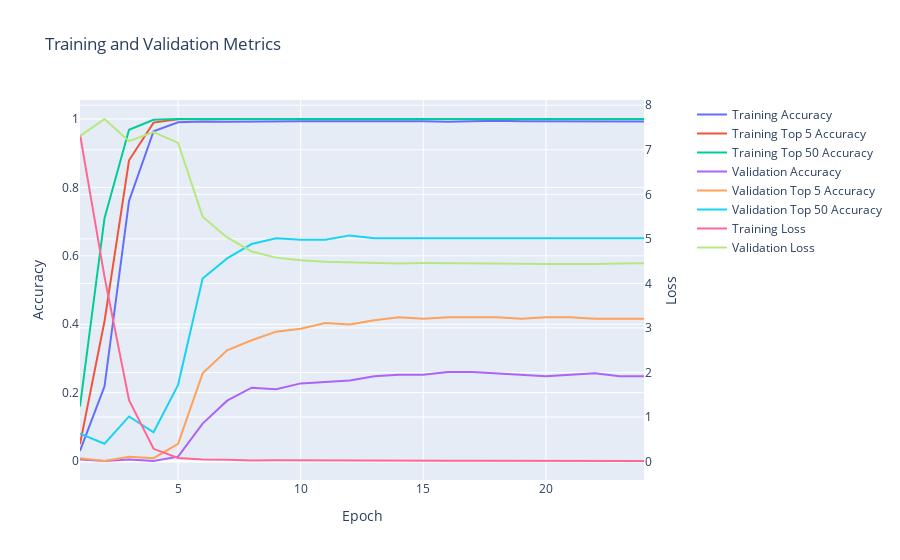

Notebook cell for this chart:
### Code cell
arcface_similarity_model.display_training_history()

### Figure 1 — Plotly figure (JSON) as saved in the notebook; plotly's stock layout.template omitted (floating-point values rounded to 4 significant figures)
{"data": [{"mode": "lines", "name": "Training Accuracy", "type": "scatter", "x": [1, 2, 3, 4, 5, 6, 7, 8, 9, 10, 11, 12, 13, 14, 15, 16, 17, 18, 19, 20, 21, 22, 23, 24], "xaxis": "x", "y": [0.02941, 0.2185, 0.7605, 0.9643, 0.9905, 0.9926, 0.9916, 0.9926, 0.9947, 0.9937, 0.9937, 0.9937, 0.9926, 0.9947, 0.9937, 0.9916, 0.9937, 0.9947, 0.9937, 0.9937, 0.9926, 0.9947, 0.9937, 0.9926, 0.9916], "yaxis": "y"}, {"mode": "lines", "name": "Training Top 5 Accuracy", "type": "scatter", "x": [1, 2, 3, 4, 5, 6, 7, 8, 9, 10, 11, 12, 13, 14, 15, 16, 17, 18, 19, 20, 21, 22, 23, 24], "xaxis": "x", "y": [0.04937, 0.4086, 0.8792, 0.9895, 0.9989, 1.0, 1.0, 1.0, 1.0, 1.0, 1.0, 1.0, 1.0, 1.0, 1.0, 1.0, 1.0, 1.0, 1.0, 1.0, 1.0, 1.0, 1.0, 1.0, 1.0], "yaxis": "y"}, {"mode": "lines", "name": "Training Top 50 Accuracy", "type": "scatter", "x": [1, 2, 3, 4, 5, 6, 7, 8, 9, 10, 11, 12, 13, 14, 15, 16, 17, 18, 19, 20, 21, 22, 23, 24], "xaxis": "x", "y": [0.1597, 0.7101, 0.9685, 0.9979, 1.0, 1.0, 1.0, 1.0, 1.0, 1.0, 1.0, 1.0, 1.0, 1.0, 1.0, 1.0, 1.0, 1.0, 1.0, 1.0, 1.0, 1.0, 1.0, 1.0, 1.0], "yaxis": "y"}, {"mode": "lines", "name": "Validation Accuracy", "type": "scatter", "x": [1, 2, 3, 4, 5, 6, 7, 8, 9, 10, 11, 12, 13, 14, 15, 16, 17, 18, 19, 20, 21, 22, 23, 24], "xaxis": "x", "y": [0.004202, 0.0, 0.004202, 0.0, 0.01261, 0.1092, 0.1765, 0.2143, 0.2101, 0.2269, 0.2311, 0.2353, 0.2479, 0.2521, 0.2521, 0.2605, 0.2605, 0.2563, 0.2521, 0.2479, 0.2521, 0.2563, 0.2479, 0.2479, 0.2479], "yaxis": "y"}, {"mode": "lines", "name": "Validation Top 5 Accuracy", "type": "scatter", "x": [1, 2, 3, 4, 5, 6, 7, 8, 9, 10, 11, 12, 13, 14, 15, 16, 17, 18, 19, 20, 21, 22, 23, 24], "xaxis": "x", "y": [0.008403, 0.0, 0.01261, 0.008403, 0.05042, 0.2563, 0.3235, 0.3529, 0.3782, 0.3866, 0.4034, 0.3992, 0.4118, 0.4202, 0.416, 0.4202, 0.4202, 0.4202, 0.416, 0.4202, 0.4202, 0.416, 0.416, 0.416, 0.416], "yaxis": "y"}, {"mode": "lines", "name": "Validation Top 50 Accuracy", "type": "scatter", "x": [1, 2, 3, 4, 5, 6, 7, 8, 9, 10, 11, 12, 13, 14, 15, 16, 17, 18, 19, 20, 21, 22, 23, 24], "xaxis": "x", "y": [0.07983, 0.05042, 0.1303, 0.08403, 0.2227, 0.5336, 0.5924, 0.6345, 0.6513, 0.6471, 0.6471, 0.6597, 0.6513, 0.6513, 0.6513, 0.6513, 0.6513, 0.6513, 0.6513, 0.6513, 0.6513, 0.6513, 0.6513, 0.6513, 0.6471], "yaxis": "y"}, {"mode": "lines", "name": "Training Loss", "type": "scatter", "x": [1, 2, 3, 4, 5, 6, 7, 8, 9, 10, 11, 12, 13, 14, 15, 16, 17, 18, 19, 20, 21, 22, 23, 24], "xaxis": "x", "y": [7.346, 4.145, 1.378, 0.2851, 0.07874, 0.04355, 0.04062, 0.02484, 0.02772, 0.02384, 0.0233, 0.01535, 0.02065, 0.01733, 0.01967, 0.01509, 0.01636, 0.01382, 0.01525, 0.01158, 0.01278, 0.01218, 0.01459, 0.01211, 0.01503], "yaxis": "y2"}, {"mode": "lines", "name": "Validation Loss", "type": "scatter", "x": [1, 2, 3, 4, 5, 6, 7, 8, 9, 10, 11, 12, 13, 14, 15, 16, 17, 18, 19, 20, 21, 22, 23, 24], "xaxis": "x", "y": [7.308, 7.692, 7.194, 7.397, 7.154, 5.498, 5.031, 4.717, 4.579, 4.517, 4.486, 4.469, 4.46, 4.448, 4.455, 4.448, 4.443, 4.446, 4.441, 4.438, 4.435, 4.437, 4.449, 4.45, 4.449], "yaxis": "y2"}], "layout": {"title": {"text": "Training and Validation Metrics"}, "xaxis": {"anchor": "y", "domain": [0.0, 0.94], "title": {"text": "Epoch"}}, "yaxis": {"anchor": "x", "domain": [0.0, 1.0], "title": {"text": "Accuracy"}}, "yaxis2": {"anchor": "x", "overlaying": "y", "side": "right", "title": {"text": "Loss"}}}}
